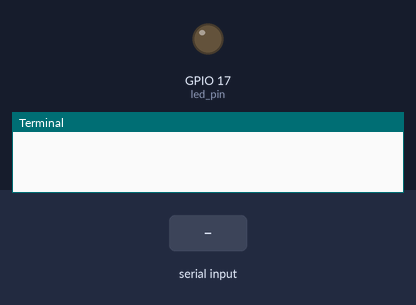
The program below on a simulated Raspberry Pi (BCM pin numbers). Parts: output pins drawn as LEDs (lit = HIGH), the last lines printed to the terminal. The inputs (shaded band) are chosen by the test bench.

Above: at 1.2 s.
1.3 s: "n" typed at the terminal, then Enter
At 2.3 s:
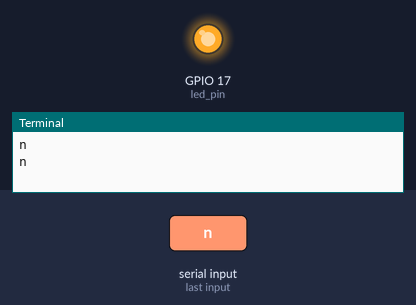
4.3 s: "f" typed at the terminal, then Enter
At 5.7 s:
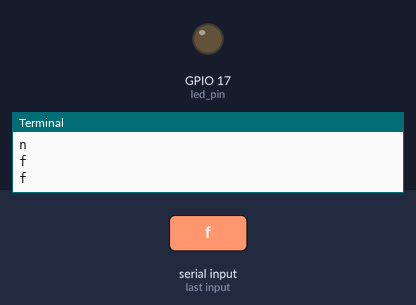
Timing chart, 0 to 7.3 s (numbered marks = the images above; inputs shaded):
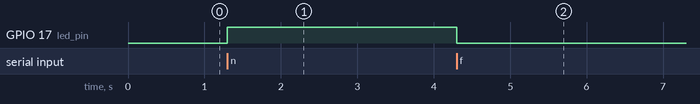

The program:

solve1.py
```python
import RPi.GPIO as GPIO

led_pin = 17

GPIO.setmode(GPIO.BCM)
GPIO.setup(led_pin, GPIO.OUT)
GPIO.output(led_pin, False)

try:
  while True:
    userInput = input()
    print(userInput)
    if userInput == "n" or userInput == "N":
      GPIO.output(led_pin, True)
    if userInput == "f" or userInput == "F":
      GPIO.output(led_pin, False)

    # if led_state_changed == True:
    #   led_state_changed = False
    #   GPIO.output(led_pin, led_state)

except KeyboardInterrupt:
  pass

GPIO.cleanup()
```

Measured:
- after the input at 1.3 s, GPIO 17 (led_pin): LOW → HIGH at once
- after the input at 4.3 s, GPIO 17 (led_pin): HIGH → LOW at once
